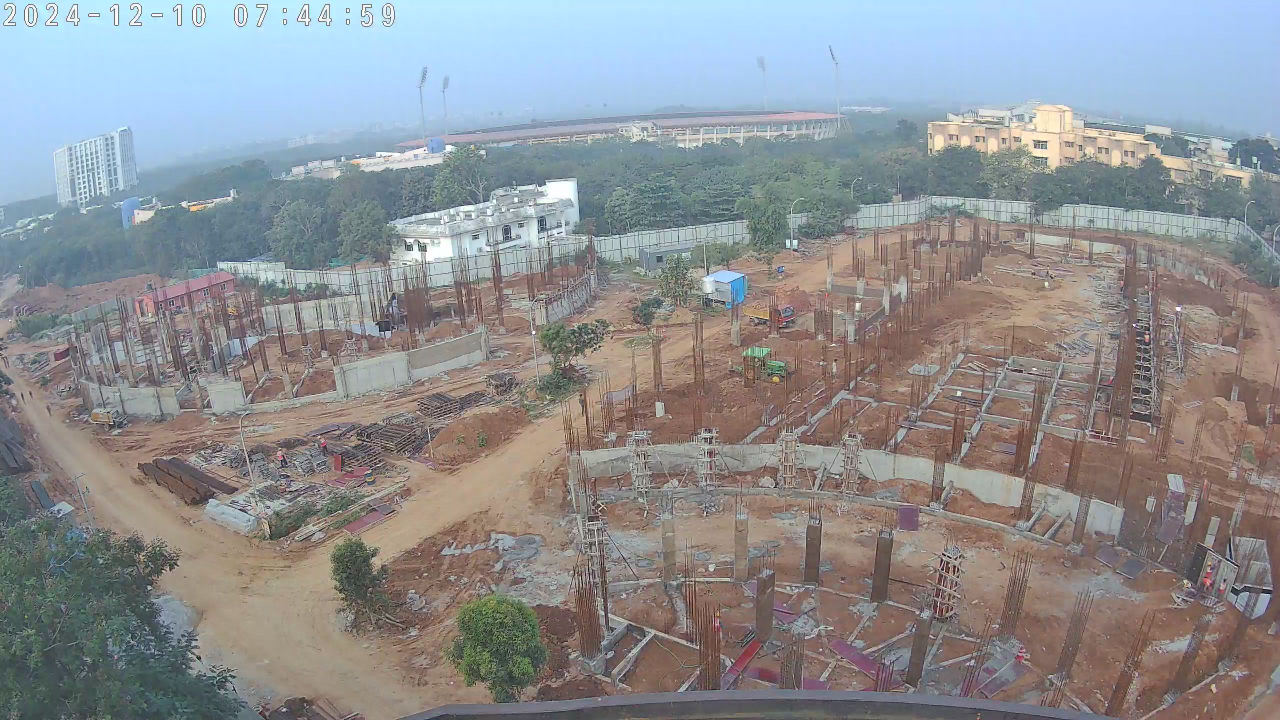
#> input picture final_depth_perception/20241210_074500.jpg, 2560 x 1440 px (shown at 1/2 size)
$ python create_interactive_3d_simple.py
#> lines starting #> are read from the running program, lines starting #| are printed output that depends on the picture
#!/usr/bin/env python3
"""
Create interactive 3D depth visualization - Simplified version
Uses existing depth generation capability
"""

import cv2
import numpy as np
import plotly.graph_objects as go
from plotly.subplots import make_subplots
import json
import subprocess
import os

def generate_depth_map(image_path):
    """Generate depth map using existing TFLite script"""
    print(f"🌊 Generating depth map with TFLite model...")

    # Run the existing depth script
    result = subprocess.run(
        ['python', 'run_tflite_depth.py', '--image', image_path, '--output', 'temp_depth.npy'],
        capture_output=True,
        text=True
    )

    if result.returncode == 0 and os.path.exists('temp_depth.npy'):
        depth_map = np.load('temp_depth.npy')
        os.remove('temp_depth.npy')  # Clean up
        return depth_map
    else:
        # Fallback: create simple depth from grayscale
        print(f"   Using grayscale fallback...")
        img = cv2.imread(image_path)
        gray = cv2.cvtColor(img, cv2.COLOR_BGR2GRAY)
        depth = gray.astype(np.float32) / 255.0
        return depth

def create_interactive_depth_viz():
    print("="*80)
    print("  CREATING INTERACTIVE 3D DEPTH VISUALIZATION")
    print("="*80)

    # Load image
    img_path = "20241210_074500.jpg"
    print(f"\n📷 Loading image: {img_path}")
    img = cv2.imread(img_path)
#> img is the input picture: shape (1440, 2560, 3); mean B, G, R 146.3, 143.3, 141.7
    if img is None:
        print(f"❌ Error: Could not load {img_path}")
        return

    img_rgb = cv2.cvtColor(img, cv2.COLOR_BGR2RGB)
    height, width = img.shape[:2]
#> height = 1440; width = 2560
    print(f"   Resolution: {width}x{height}")
#|    Resolution: 2560x1440

    # Load camera calibration
    print(f"\n📊 Loading camera calibration...")
    with open('camera_intrinsics.json', 'r') as f:
#> (reads final_depth_perception/camera_intrinsics.json from the repository)
        calib = json.load(f)

    fx = calib['focal_length']['fx']
    fy = calib['focal_length']['fy']
    cx = calib['principal_point']['cx']
    cy = calib['principal_point']['cy']

    print(f"   fx={fx:.2f}, fy={fy:.2f}")
    print(f"   cx={cx:.2f}, cy={cy:.2f}")

    # Generate or load depth map - use ACTUAL depth model
    print(f"\n🌊 Loading ACTUAL TFLite depth data...")

    # Load the pre-computed raw depth map (16-bit PNG from run_tflite_depth.py)
    depth_raw_path = "depth_result_raw.png"
    if os.path.exists(depth_raw_path):
        # Load 16-bit depth map
        depth_map = cv2.imread(depth_raw_path, cv2.IMREAD_ANYDEPTH)
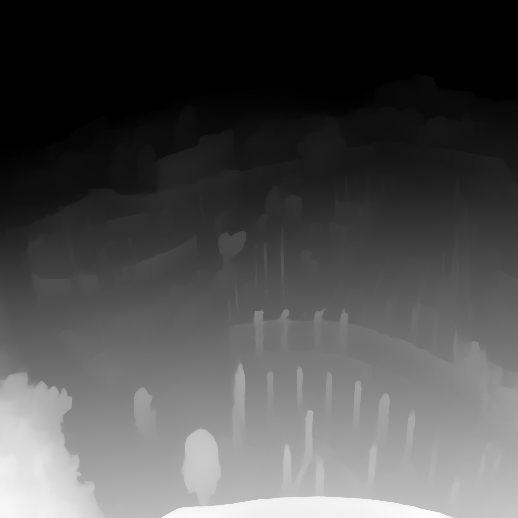
#> input picture final_depth_perception/depth_result_raw.png, 518 x 518 px
#> depth_map is the input picture: shape (518, 518) uint16; min 0, max 65534, mean 20163
        if depth_map is not None:
            # Convert to float [0, 1]
            depth_map = depth_map.astype(np.float32) / 65535.0
            # Resize to match image resolution
            depth_map = cv2.resize(depth_map, (width, height), interpolation=cv2.INTER_LINEAR)
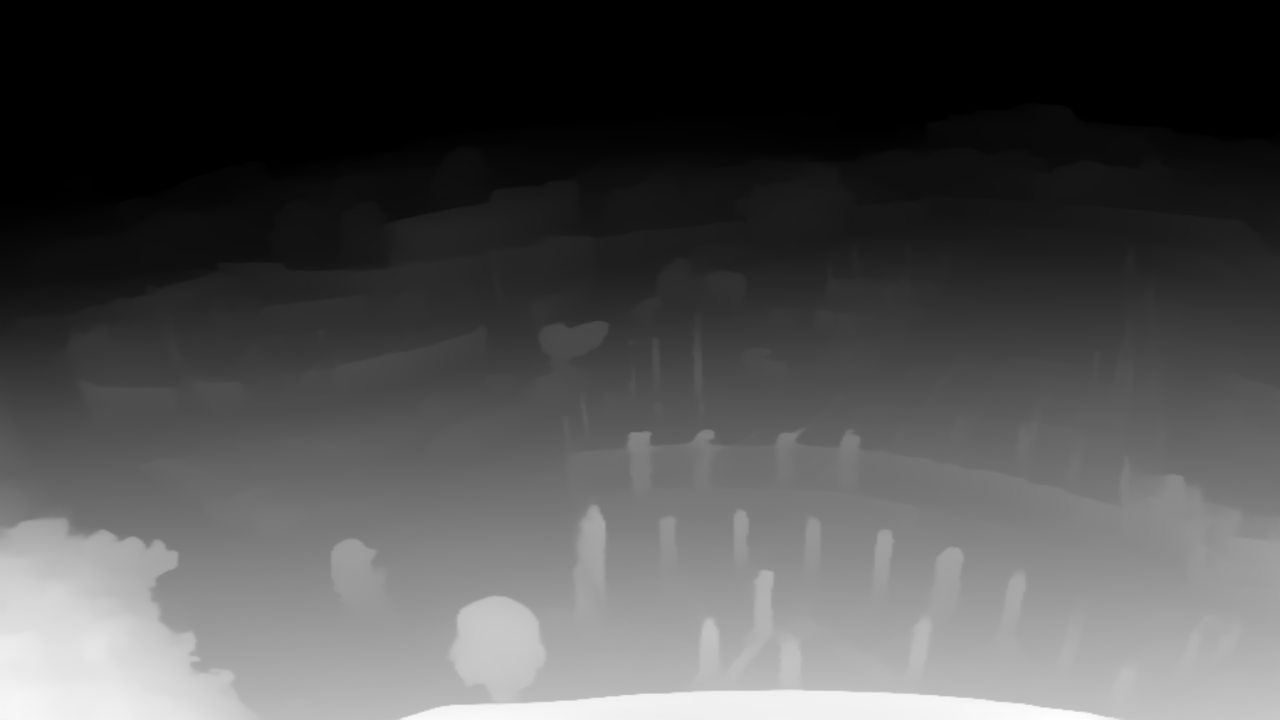
#> depth_map: shape (1440, 2560) float32 (shown at 1/2 size); min 0, max 1, mean 0.308
            print(f"   ✓ Loaded actual TFLite depth: {depth_raw_path}")
        else:
            raise Exception(f"Could not read {depth_raw_path}")
    else:
        # Generate depth if not exists
        print(f"   Generating depth with TFLite model...")
        result = subprocess.run(
            ['python', 'run_tflite_depth.py',
             '--model', 'depth_anything_v2.tflite',
             '--image', img_path,
             '--output', 'depth_result.png'],
            capture_output=True,
            text=True
        )
        if result.returncode == 0 and os.path.exists(depth_raw_path):
            depth_map = cv2.imread(depth_raw_path, cv2.IMREAD_ANYDEPTH).astype(np.float32) / 65535.0
            depth_map = cv2.resize(depth_map, (width, height), interpolation=cv2.INTER_LINEAR)
            print(f"   ✓ Generated and loaded depth")
        else:
            raise Exception("Failed to generate depth map")

    # Don't normalize - preserve raw depth variations for accurate terrain
    # Keep original depth: far objects have higher values (natural depth map)

    print(f"   Depth range: {depth_map.min():.4f} - {depth_map.max():.4f}")
#|    Depth range: 0.0000 - 1.0000
    print(f"   Mean depth: {depth_map.mean():.4f}")
#|    Mean depth: 0.3077

    # NO smoothing - preserve all bumps and terrain features
    print(f"\n🔧 Preserving raw terrain features (no smoothing)...")
    depth_smoothed = depth_map  # Use raw data

    # Downsample for performance (smaller step = more detail)
    print(f"\n⚡ Downsampling for interactivity...")
    step = 5  # Smaller step to preserve terrain detail
    y_coords = np.arange(0, height, step)
#> y_coords = 288 values from 0 to 1435
    x_coords = np.arange(0, width, step)
#> x_coords = 512 values from 0 to 2555

    X, Y = np.meshgrid(x_coords, y_coords)
    Z = depth_smoothed[::step, ::step]
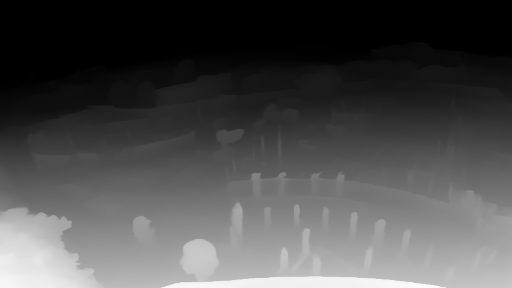
#> Z: shape (288, 512) float32; min 0, max 0.995, mean 0.306

    # No smoothing - use raw data
    # Scale Z to make terrain bumps highly visible
    Z = Z * 2.0  # Strong amplification to show all terrain features

    print(f"   3D surface: {X.shape[0]}x{X.shape[1]} points ({X.shape[0]*X.shape[1]} total)")
#|    3D surface: 288x512 points (147456 total)

    # Create interactive visualizations
    print(f"\n🎨 Creating interactive 3D plots...")

    # Create main high-quality single view with depth coloring
    fig_single = go.Figure()

    fig_single.add_trace(go.Surface(
        x=X,
        y=Y,
        z=Z,
        surfacecolor=Z,  # Use depth values for coloring
        colorscale='Jet',  # Blue (near/low) to Red (far/high)
        reversescale=True,  # Reverse: blue=near, red=far
        showscale=True,
        colorbar=dict(
            title=dict(
                text='<b>Depth</b>',
                font=dict(size=14, family='Arial')
            ),
            thickness=20,
            len=0.7,
            x=1.02,
            tickfont=dict(size=11),
            tickformat='.2f'
        ),
        lighting=dict(
            ambient=0.6,
            diffuse=0.8,
            specular=0.3,
            roughness=0.4,
            fresnel=0.1
        ),
        lightposition=dict(
            x=1000,
            y=1000,
            z=2000
        ),
        contours=dict(
            z=dict(
                show=True,
                usecolormap=True,
                highlightcolor='rgba(255,255,255,0.5)',
                width=2,
                highlightwidth=3,
                project=dict(z=False)
            )
        ),
        hovertemplate='<b>Position</b><br>X: %{x:.0f}px<br>Y: %{y:.0f}px<br><b>Depth: %{z:.3f}</b><extra></extra>',
        opacity=1.0
    ))

    fig_single.update_layout(
        title=dict(
            text="<b>Interactive 3D Depth Surface - Construction Site</b><br>" +
                 f"<sub>Image: {img_path} | Resolution: {width}x{height} | " +
                 f"Camera: fx={fx:.1f}px, fy={fy:.1f}px | Reprojection Error: {calib['reprojection_error_pixels']:.4f}px</sub><br>" +
                 "<sub style='font-size:11px; color:#666;'>🖱️ Click & Drag to Rotate • Scroll to Zoom • Double-Click to Reset</sub>",
            x=0.5,
            xanchor='center',
            font=dict(size=22, family="Arial, sans-serif")
        ),
        scene=dict(
            xaxis=dict(
                title='<b>X Position (pixels)</b>',
                showgrid=True,
                gridcolor='rgba(200,200,200,0.3)',
                gridwidth=1,
                backgroundcolor='rgba(240,240,245,0.5)'
            ),
            yaxis=dict(
                title='<b>Y Position (pixels)</b>',
                showgrid=True,
                gridcolor='rgba(200,200,200,0.3)',
                gridwidth=1,
                backgroundcolor='rgba(240,240,245,0.5)'
            ),
            zaxis=dict(
                title='<b>Depth (far = high)</b>',
                showgrid=True,
                gridcolor='rgba(200,200,200,0.3)',
                gridwidth=1,
                backgroundcolor='rgba(245,245,250,0.5)',
                range=[0, 2.5]  # Allow for highly amplified elevation
            ),
            camera=dict(
                eye=dict(x=2.2, y=-1.8, z=0.8),
                center=dict(x=0, y=0, z=0.3),
                up=dict(x=0, y=0, z=1)
            ),
            aspectmode='manual',
            aspectratio=dict(x=1.5, y=0.9, z=0.6),  # High Z to show all terrain bumps
            bgcolor='rgba(248,248,252,1)'
        ),
        height=900,
        margin=dict(l=0, r=0, t=120, b=20),
        paper_bgcolor='white',
        font=dict(family="Arial, sans-serif", size=13, color='#333')
    )

    output_single = "interactive_depth_3d.html"
    fig_single.write_html(
        output_single,
        config={
            'displayModeBar': True,
            'displaylogo': False,
            'toImageButtonOptions': {
                'format': 'png',
                'filename': 'depth_3d_presentation',
                'height': 1080,
                'width': 1920,
                'scale': 2
            },
            'modeBarButtonsToRemove': ['select2d', 'lasso2d']
        }
    )

    print(f"   ✓ Created: {output_single}")

    # Create multi-view comparison
    print(f"\n🎨 Creating multi-angle view...")

    fig_multi = make_subplots(
        rows=2, cols=2,
        specs=[[{'type': 'surface'}, {'type': 'surface'}],
               [{'type': 'surface'}, {'type': 'surface'}]],
        subplot_titles=('<b>Main Angled View</b>', '<b>High Angle View</b>',
                       '<b>Low Front Angle</b>', '<b>Side Angle View</b>'),
        vertical_spacing=0.06,
        horizontal_spacing=0.04
    )

    # Add surface to all subplots with depth coloring
    for row in range(1, 3):
        for col in range(1, 3):
            show_colorbar = (row == 1 and col == 2)  # Only show colorbar on one subplot
            fig_multi.add_trace(
                go.Surface(
                    x=X, y=Y, z=Z,
                    surfacecolor=Z,
                    colorscale='Jet',
                    reversescale=True,  # Blue=near, Red=far
                    showscale=show_colorbar,
                    colorbar=dict(
                        title='Depth',
                        thickness=15,
                        len=0.5
                    ) if show_colorbar else None,
                    lighting=dict(
                        ambient=0.6,
                        diffuse=0.8,
                        specular=0.3,
                        roughness=0.4
                    ),
                    contours=dict(
                        z=dict(show=True, usecolormap=True, width=1)
                    ),
                    hovertemplate='X:%{x:.0f}<br>Y:%{y:.0f}<br>Depth:%{z:.3f}<extra></extra>'
                ),
                row=row, col=col
            )

    # Camera views for each subplot
    cameras = [
        # Perspective angled (top-left)
        dict(eye=dict(x=2.2, y=-1.8, z=0.8)),
        # High angle (top-right)
        dict(eye=dict(x=1.5, y=-1.2, z=1.5)),
        # Low front angle (bottom-left)
        dict(eye=dict(x=0.5, y=-2.5, z=0.3)),
        # Side angle (bottom-right)
        dict(eye=dict(x=2.5, y=-0.5, z=0.6))
    ]

    for i, camera in enumerate(cameras, 1):
        scene = f'scene{i}' if i > 1 else 'scene'
        fig_multi.update_layout({
            scene: dict(
                xaxis=dict(title='X', showgrid=True, gridcolor='lightgray'),
                yaxis=dict(title='Y', showgrid=True, gridcolor='lightgray'),
                zaxis=dict(title='Depth', showgrid=True, gridcolor='lightgray'),
                camera=camera,
                aspectmode='manual',
                aspectratio=dict(x=1, y=0.6, z=0.3)
            )
        })

    fig_multi.update_layout(
        title=dict(
            text=f"<b>Multi-Angle 3D Depth Visualization</b><br>" +
                 f"<sub>{img_path} | {width}x{height} | Camera Calibrated</sub>",
            x=0.5,
            xanchor='center',
            font=dict(size=20)
        ),
        height=1100,
        showlegend=False,
        margin=dict(l=0, r=0, t=100, b=0),
        paper_bgcolor='white'
    )

    output_multi = "interactive_depth_3d_multiview.html"
    fig_multi.write_html(output_multi, config={'displayModeBar': True, 'displaylogo': False})

    print(f"   ✓ Created: {output_multi}")

    # Print summary
    print("\n" + "="*80)
    print("✅ INTERACTIVE 3D VISUALIZATIONS CREATED!")
    print("="*80)
    print(f"\n📁 Generated files:")
    print(f"   1. {output_single}")
    print(f"      → Single high-quality view (BEST FOR PRESENTATIONS)")
    print(f"      → Professional layout with camera specs")
    print(f"   2. {output_multi}")
    print(f"      → 4-panel multi-angle view")
    print(f"      → Compare different perspectives")

    print(f"\n🌐 How to embed in presentation:")
    print(f"   1. Upload to Netlify Drop: https://app.netlify.com/drop")
    print(f"   2. Drag & drop {output_single}")
    print(f"   3. Copy the generated link (e.g., https://xyz.netlify.app)")
    print(f"   4. Optional: Shorten with bit.ly")
    print(f"   5. In Google Slides:")
    print(f"      • Insert → Embed")
    print(f"      • Paste URL")
    print(f"      • Click 'Insert'")

    print(f"\n💡 Interactive features:")
    print(f"   • 🖱️  Click & drag to rotate view")
    print(f"   • 📜 Scroll to zoom in/out")
    print(f"   • 🖱️  Double-click to reset to default view")
    print(f"   • 📍 Hover over surface for exact coordinates & depth")
    print(f"   • 📸 Camera icon (top-right) to save as PNG")

    print(f"\n📊 Depth statistics:")
    print(f"   • Min depth: {depth_map.min():.4f}")
#|    • Min depth: 0.0000
    print(f"   • Max depth: {depth_map.max():.4f}")
#|    • Max depth: 1.0000
    print(f"   • Mean depth: {depth_map.mean():.4f}")
#|    • Mean depth: 0.3077
    print(f"   • Std dev: {depth_map.std():.4f}")
#|    • Std dev: 0.2722

    print(f"\n📷 Camera calibration:")
    print(f"   • Focal length: fx={fx:.2f}px, fy={fy:.2f}px")
    print(f"   • Principal point: cx={cx:.2f}px, cy={cy:.2f}px")
    print(f"   • Reprojection error: {calib['reprojection_error_pixels']:.4f}px")
    print(f"   • Quality: Excellent ✅")

    print("\n" + "="*80 + "\n")

if __name__ == '__main__':
    create_interactive_depth_viz()
